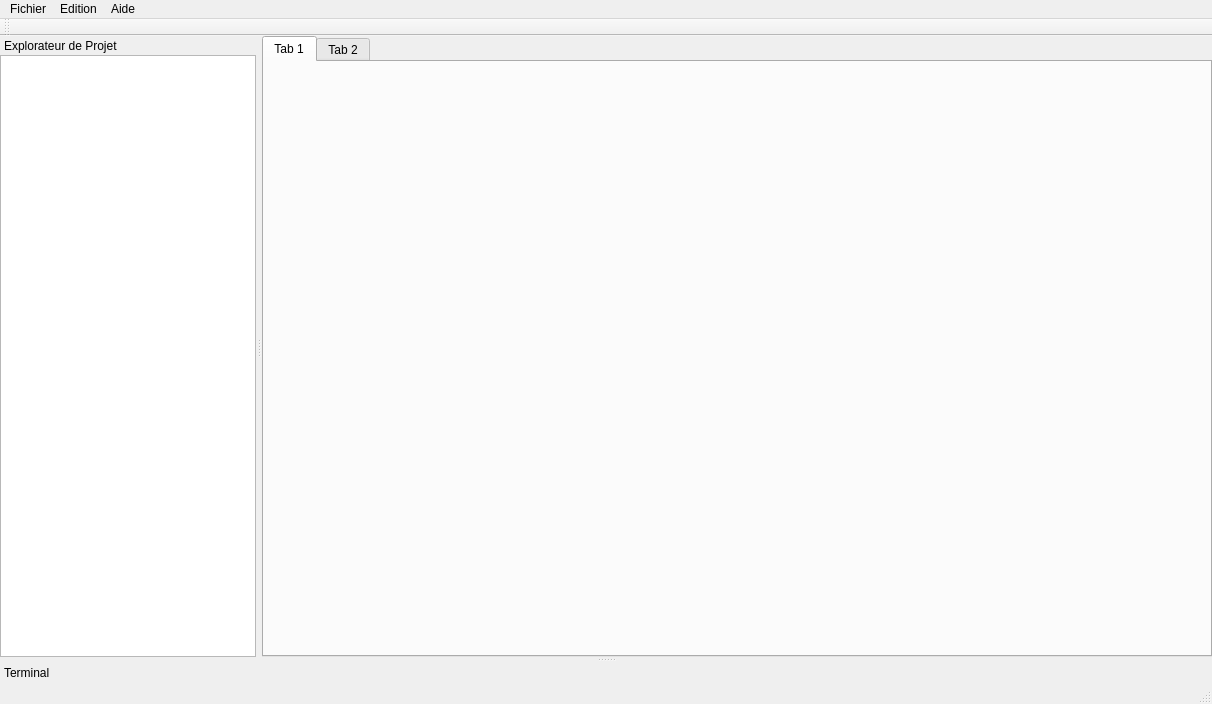
<?xml version="1.0" encoding="UTF-8"?>
<ui version="4.0">
 <class>MainWindow</class>
 <widget class="QMainWindow" name="MainWindow">
  <property name="enabled">
   <bool>true</bool>
  </property>
  <property name="geometry">
   <rect>
    <x>0</x>
    <y>0</y>
    <width>1212</width>
    <height>704</height>
   </rect>
  </property>
  <property name="minimumSize">
   <size>
    <width>800</width>
    <height>600</height>
   </size>
  </property>
  <property name="windowTitle">
   <string>MainWindow</string>
  </property>
  <property name="tabShape">
   <enum>QTabWidget::Rounded</enum>
  </property>
  <property name="dockOptions">
   <set>QMainWindow::AllowTabbedDocks|QMainWindow::AnimatedDocks</set>
  </property>
  <widget class="QWidget" name="CentralWidget">
   <layout class="QGridLayout" name="gridLayout">
    <property name="leftMargin">
     <number>0</number>
    </property>
    <property name="topMargin">
     <number>0</number>
    </property>
    <property name="rightMargin">
     <number>0</number>
    </property>
    <property name="bottomMargin">
     <number>0</number>
    </property>
    <item row="0" column="0">
     <widget class="QTabWidget" name="tabWidget">
      <widget class="QWidget" name="tab">
       <attribute name="title">
        <string>Tab 1</string>
       </attribute>
      </widget>
      <widget class="QWidget" name="tab_2">
       <attribute name="title">
        <string>Tab 2</string>
       </attribute>
      </widget>
     </widget>
    </item>
   </layout>
  </widget>
  <widget class="QMenuBar" name="MenuBar">
   <property name="geometry">
    <rect>
     <x>0</x>
     <y>0</y>
     <width>1212</width>
     <height>20</height>
    </rect>
   </property>
   <widget class="QMenu" name="FileMenu">
    <property name="title">
     <string>Fichier</string>
    </property>
    <addaction name="OptionMenuAction"/>
    <addaction name="QuitAction"/>
   </widget>
   <widget class="QMenu" name="EditionMenu">
    <property name="title">
     <string>Edition</string>
    </property>
   </widget>
   <widget class="QMenu" name="HelpMenu">
    <property name="title">
     <string>Aide</string>
    </property>
   </widget>
   <addaction name="FileMenu"/>
   <addaction name="EditionMenu"/>
   <addaction name="HelpMenu"/>
  </widget>
  <widget class="QStatusBar" name="StatusBar"/>
  <widget class="QToolBar" name="ToolBar">
   <property name="windowTitle">
    <string>toolBar</string>
   </property>
   <attribute name="toolBarArea">
    <enum>TopToolBarArea</enum>
   </attribute>
   <attribute name="toolBarBreak">
    <bool>false</bool>
   </attribute>
  </widget>
  <widget class="QDockWidget" name="LeftDockWidget">
   <property name="enabled">
    <bool>true</bool>
   </property>
   <property name="sizePolicy">
    <sizepolicy hsizetype="Preferred" vsizetype="Preferred">
     <horstretch>0</horstretch>
     <verstretch>0</verstretch>
    </sizepolicy>
   </property>
   <property name="minimumSize">
    <size>
     <width>70</width>
     <height>107</height>
    </size>
   </property>
   <property name="baseSize">
    <size>
     <width>0</width>
     <height>0</height>
    </size>
   </property>
   <property name="features">
    <set>QDockWidget::NoDockWidgetFeatures</set>
   </property>
   <property name="allowedAreas">
    <set>Qt::BottomDockWidgetArea|Qt::LeftDockWidgetArea</set>
   </property>
   <property name="windowTitle">
    <string>Explorateur de Projet</string>
   </property>
   <attribute name="dockWidgetArea">
    <number>1</number>
   </attribute>
   <widget class="QWidget" name="LeftDockWidgetContents">
    <layout class="QVBoxLayout" name="verticalLayout">
     <property name="leftMargin">
      <number>0</number>
     </property>
     <property name="topMargin">
      <number>0</number>
     </property>
     <property name="rightMargin">
      <number>0</number>
     </property>
     <property name="bottomMargin">
      <number>0</number>
     </property>
     <item>
      <widget class="QTreeView" name="ProjectExplorer"/>
     </item>
    </layout>
   </widget>
  </widget>
  <widget class="QDockWidget" name="TerminalDockWidget">
   <property name="features">
    <set>QDockWidget::NoDockWidgetFeatures</set>
   </property>
   <property name="allowedAreas">
    <set>Qt::BottomDockWidgetArea</set>
   </property>
   <property name="windowTitle">
    <string>Terminal</string>
   </property>
   <attribute name="dockWidgetArea">
    <number>8</number>
   </attribute>
   <widget class="QWidget" name="dockWidgetContents_2"/>
  </widget>
  <action name="OptionMenuAction">
   <property name="text">
    <string>Options</string>
   </property>
  </action>
  <action name="QuitAction">
   <property name="text">
    <string>Quitter</string>
   </property>
  </action>
  <zorder>dockWidget</zorder>
  <zorder>dockWidget_3</zorder>
  <zorder>TerminalDockWidget</zorder>
  <zorder>LeftDockWidget</zorder>
 </widget>
 <resources/>
 <connections/>
</ui>
